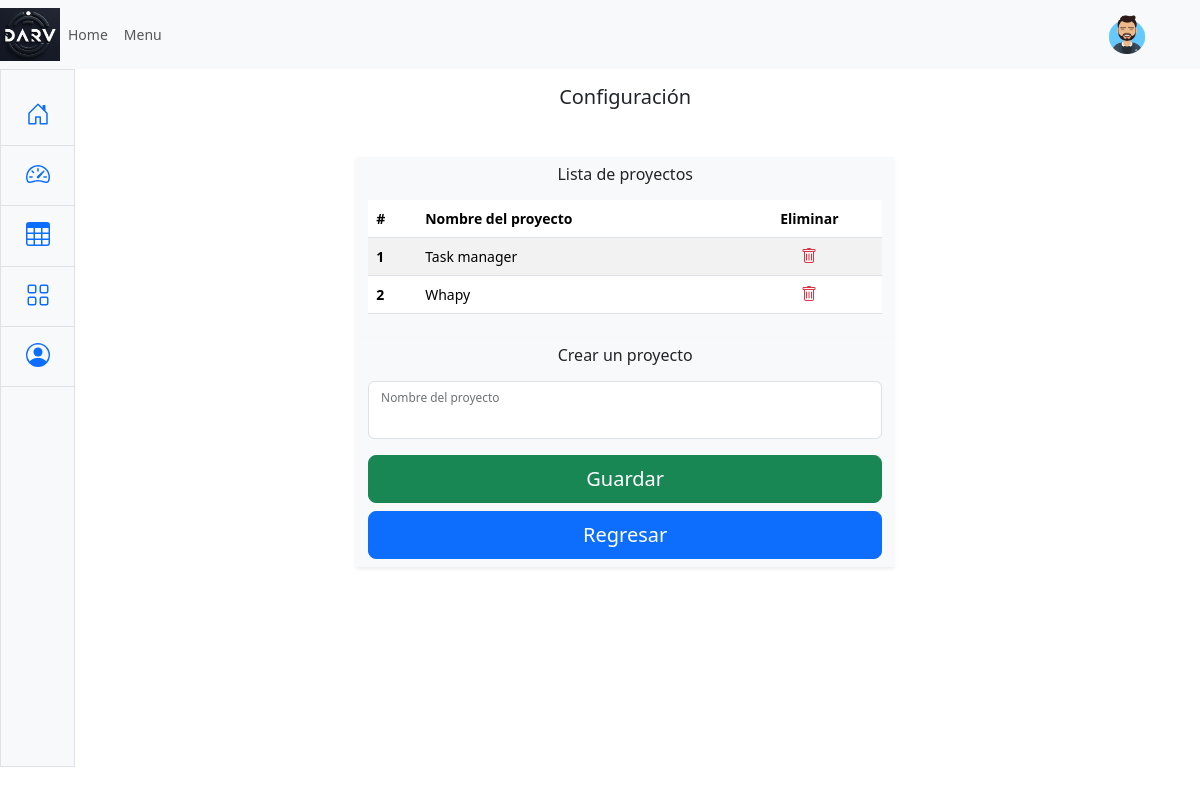
/config/ (signed in), run on the app's committed database.
### task/models.py (models this page shows, shortened)
class Project(models.Model):
    name = models.CharField(max_length=100)

### task/views.py (the view)
# urls.py: path('config/', config, name='config'),
@login_required
def config(request):
    project = Project.objects.all()
    User = get_user_model()
    users = User.objects.all()
    if request.method == 'POST':
        form = ProjectForm(request.POST)
        if form.is_valid():
            form.save()
            messages.success(request,'Proyecto creado')
    form = ProjectForm()
    authForm = UserCreationForm()
    return render(request, 'task/config.html', {'form': form, 'authForm':authForm, 'project':project, 'users':users})

### task/forms.py
class ProjectForm(forms.ModelForm):
    class Meta:
        model = Project
        fields = ['name']
        widgets = {
            'name' : forms.TextInput(
                attrs={
                'class': 'form-control',
                'id': 'floatingInput',
            }),
        }

### templates/task/config.html (shortened to what this page needs)
{% extends 'base.html' %}
{% load crispy_forms_tags %}
{% block content %}
<section class="mt-3">
    <h5 class="text-center">
       Configuración
    </h5>
    <div class="container position-relative">
        <div class="container my-3 my-lg-5">
            <div class="row justify-content-center">
                <div class="col-sm-12 col-md-6 shadow-sm mx-auto bg-light py-2">
                    <h6 class="text-center mb-3">
                        Lista de proyectos
                    </h6>
                    <table class="table table-striped">
                        <thead>
                        <tr>
                            <th scope="col">#</th>
                            <th scope="col">Nombre del proyecto</th>
                            <th scope="col" class="text-center">Eliminar</th>
                        </tr>
                        </thead>
                        <tbody>
                            {% for proj in project %}
                        <tr>
                            <th scope="row">{{ proj.id }}</th>
                            <td>{{ proj.name }}</td>
                            <td class="text-center">
                              <a href="{% url 'task:del_project' proj.id %}" class="text-decoration-none text-danger">
                              </a>
                            </td>
                        </tr>
                        {% endfor %}
                        </tbody>
                    </table>
                </div>
            </div>
            <div class="row justify-content-center">
                <div class="col-sm-12 col-md-6 shadow-sm mx-auto bg-light py-2">
                    <h6 class="text-center mb-3">
                        Crear un proyecto
                     </h6>
                    <form method="post" action="">
                        <div class="form-floating mb-3">
                            {{ form.name }}
                            <label for="floatingInput">Nombre del proyecto</label>
                        </div>
                        <div class="d-grid gap-2 col mx-auto">
                            <button class="btn btn-lg btn-success" type="submit">Guardar</button>
                            <a class="btn btn-lg btn-primary" href="{% url 'task:task_list'%}">Regresar</a>
                        </div>
                    </form>
                </div>
            </div>
        </div>
    </div>
</section>
{% endblock content %}

### static/css/style.css (style rules this page uses)
body { min-height: 100vh; min-height: -webkit-fill-available; font-size: .875rem; }
.bi { vertical-align: -.125em; fill: currentColor; }

### data on the page
Project: id "1", name "Task manager"
Project: id "2", name "Whapy"
